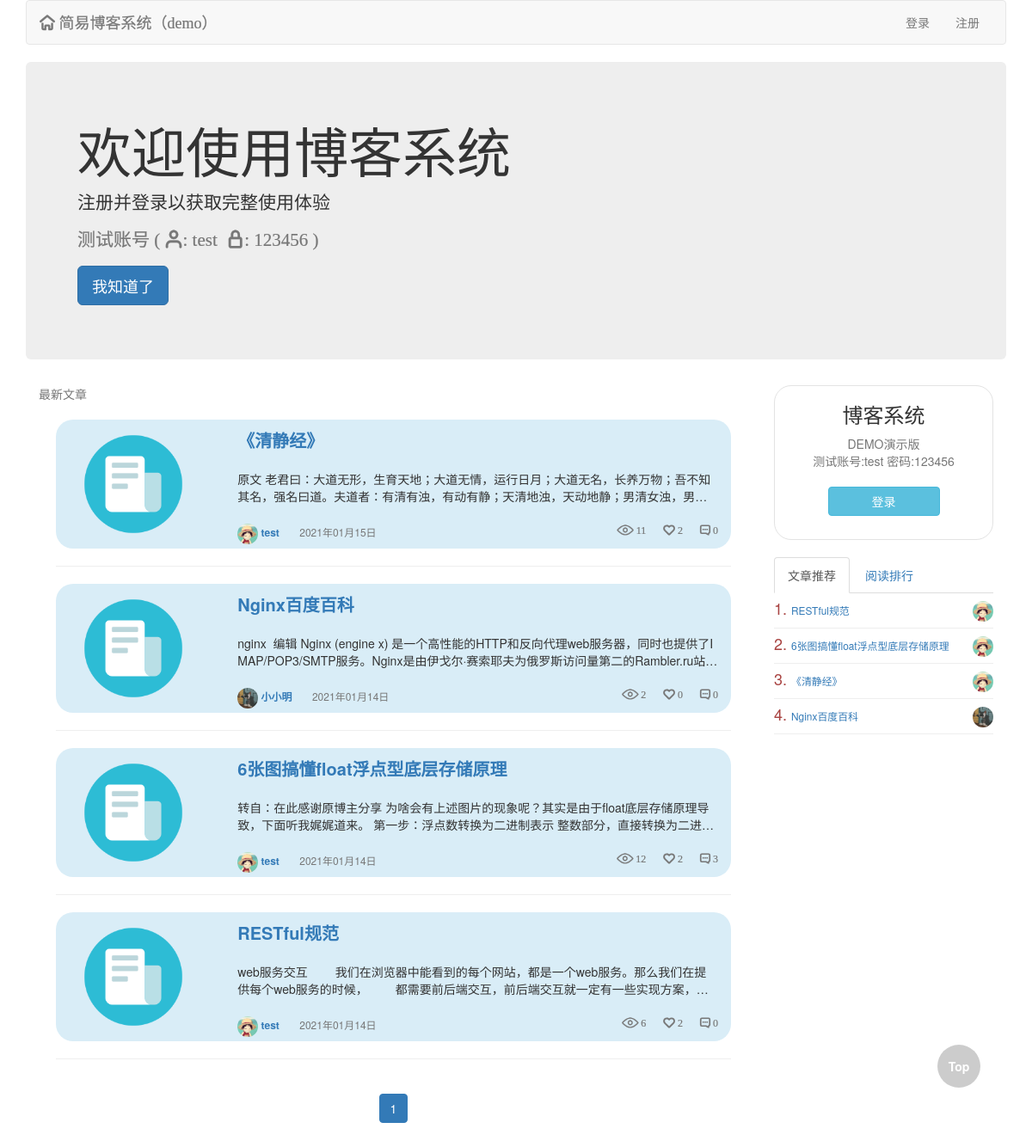
The app's page /, older data.
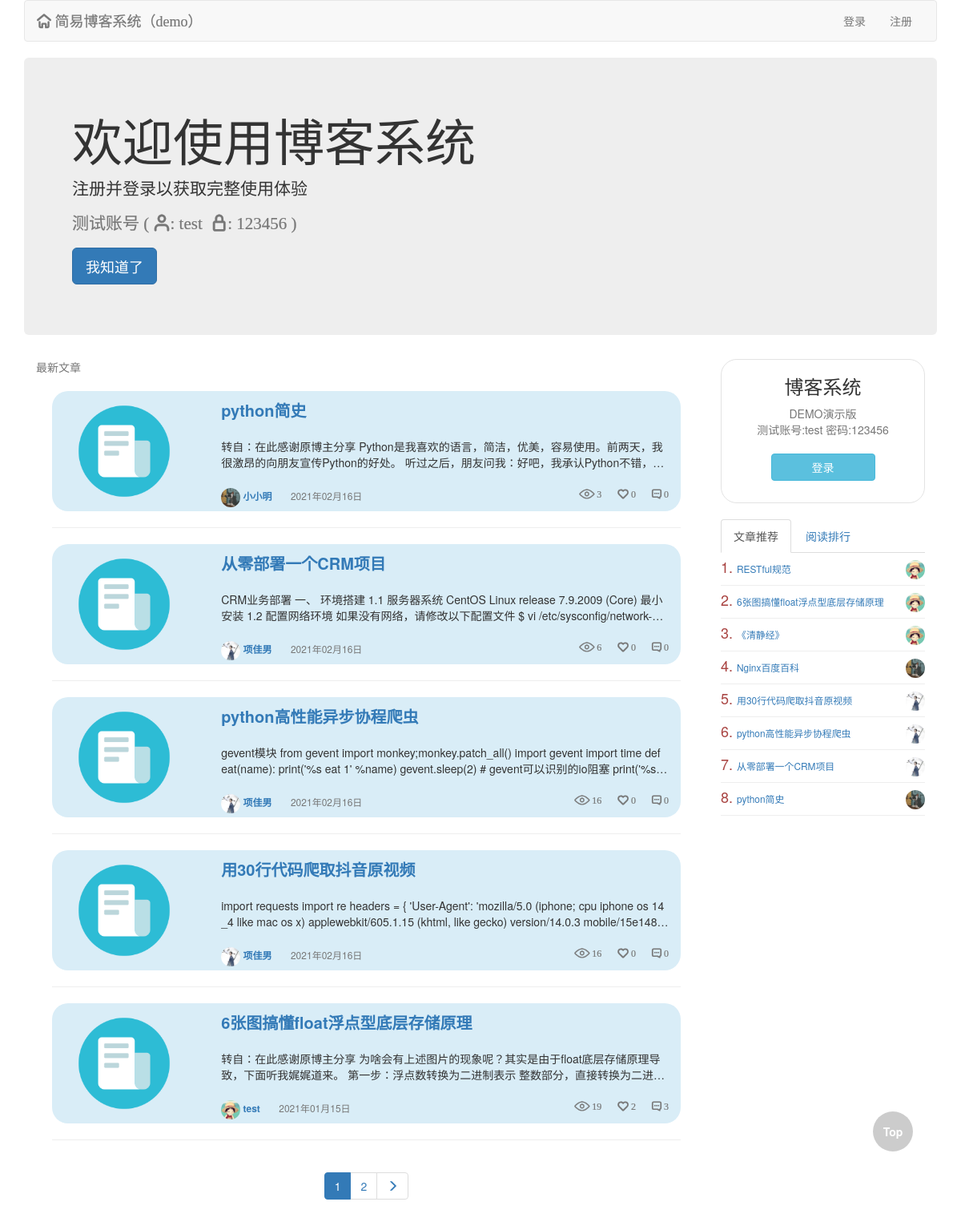
The same page, newer data.
### blog/models.py (models this page shows, shortened)
class Article(models.Model):
    title = models.CharField(max_length=64, verbose_name='文章标题')
    desc = models.CharField(max_length=256, verbose_name='文章描述信息')
    create_time = models.DateTimeField(auto_now_add=True, verbose_name='文章创建日期')
    content = models.TextField()
    view_count = models.IntegerField(default=0)
    like_count = models.IntegerField(default=0)
    dislike_count = models.IntegerField(default=0)
    comment_count = models.IntegerField(default=0)
    user = models.ForeignKey('UserInfo', on_delete=models.CASCADE)
    tag = models.ManyToManyField('Tag')

class UserInfo(AbstractUser):
    create_time = models.DateTimeField(auto_now_add=True, verbose_name='用户创建时间')
    avatar = models.FileField(upload_to='avatars/', default='avatars/default.png')
    blog_site = models.OneToOneField('BlogSite', null=True, on_delete=models.CASCADE)
    def __str__(self):
        return self.username

### blog/views.py (the view)
# urls.py: 2. Add a URL to urlpatterns:  path('', views.home, name='home')
def home(request):
    if not request.session.get('welcome'):
        request.session['welcome'] = 'first'
    else:
        request.session['welcome'] = 'again'
    article_list = Article.objects.all().order_by('-create_time')
    current_page, page_range, current_page_num = my_paginator(request, article_list, 5)
    form_login = UserFormLogin()
    form_reg = UserFormReg()
    return render(request, "home.html", locals())

### blog/templatetags/my_tags.py (called while the page is built)
@register.inclusion_tag('parts/side-right.html')
def get_side_right_style(request):
    article_list_hot = Article.objects.order_by('-like_count')[:10]
    article_list_view = Article.objects.order_by('-view_count')[:10]
    return {'article_list_hot': article_list_hot, 'article_list_view': article_list_view, 'request': request}

@register.inclusion_tag('parts/header.html')
def get_header_style(request):
    form_login = UserFormLogin()
    form_reg = UserFormReg()
    username = UserInfo.objects.filter(username=request.user.username).first()
    blog_site = BlogSite.objects.filter(userinfo=username).first()
    return {'form_login': form_login, 'form_reg': form_reg, 'request': request, 'blog_site': blog_site}

@register.inclusion_tag('parts/paginator.html')
def get_paginator_style(current_page, page_range, current_page_num):
    return {'current_page': current_page, 'page_range': page_range, 'current_page_num': current_page_num}

### templates/home.html (shortened to what this page needs)
{% extends "base0.html" %}
{% block body %}
    <div class="header">
        {% load my_tags %}
        {% get_header_style request %}
    </div>
    {% if request.session.welcome == 'first' %}
        <div class="jumbotron welcome">
            <h1>欢迎使用博客系统</h1>
            <p>注册并登录以获取完整使用体验</p>
            <p class="iconfont text-muted">测试账号 (&nbsp;&#xe62f;:&nbsp;test&nbsp;&nbsp;&#xe627;:&nbsp;123456&nbsp;)</p>
            <p><span id="welcome-btn" class="btn btn-primary btn-lg">我知道了</span></p>
        </div>
    {% endif %}
    <div class="col-md-9">
        <span class="text-muted">最新文章</span>
        <div class="article-list">
            {% for article in current_page %}
                <div class="article-item clearfix bg-info">
                    <div class="col-md-3">
                        <div class="view-img">
                            <a href="/{{ article.user.username }}/articles/{{ article.id }}">
                                <img src="/static/blog/image/blog.png" height="130">
                            </a>
                        </div>
                    </div>
                    <div class="col-md-9">
                        <div class="media-right view-title">
                            <p>
                                <a href="/{{ article.user.username }}/articles/{{ article.id }}">{{ article.title }}</a>
                            </p>
                            <span>
                            {{ article.desc }}
                        </span>
                        </div>
                        <div class="pull-left text-muted view-other">
                            <a href="/{{ article.user }}/">
                                <img src="/media/{{ article.user.avatar }}">
                                {{ article.user }}
                            </a>
                            <span class="">{{ article.create_time|date:'Y年m月d日' }}</span>
                            <span class="pull-right iconfont">&#xe630; {{ article.comment_count }}</span>
                            <span class="pull-right iconfont">&#xe626; {{ article.like_count }}</span>
                            <span class="pull-right iconfont">&#xe601; {{ article.view_count }}</span>
                        </div>
                    </div>
                </div>
                <hr>
            {% endfor %}
            {% load my_tags %}
            {% get_paginator_style current_page page_range current_page_num %}
        </div>
    </div>
    <div class="col-md-3">
        {% load my_tags %}
        {% get_side_right_style request %}
    </div>
{% endblock %}

### templates/parts/side-right.html (shortened to what this page needs)
{% if request.user.is_anonymous %}
    <div class="side-right-header">
        <span class="center-block text-center h3">博客系统</span>
        <span class="center-block text-center text-muted">DEMO演示版</span>
        <span class="center-block text-center text-muted">测试账号:test 密码:123456</span>
        <a href="#" data-toggle="modal" data-target=".login-modal" class="auth">
            <span class="btn btn-info center-block text-center btn-login">登录</span>
        </a>
    </div>
{% endif %}
<br>
<ul class="nav nav-tabs" role="tablist">
    <li role="presentation" class="active">
        <a href="#article_list_hot" aria-controls="home" role="tab" data-toggle="tab">文章推荐</a>
    </li>
    <li role="presentation">
        <a href="#article_list_view" aria-controls="profile" role="tab" data-toggle="tab">阅读排行</a>
    </li>
</ul>
<div class="tab-content">
    <div role="tabpanel" class="tab-pane active" id="article_list_hot">
        {% for article in article_list_hot %}
            <div class="article-item-right clearfix">
                <div class="view-title small">
                    <span class="text-danger h4">{{ forloop.counter }}. </span>
                    <a href="/{{ article.user.username }}/articles/{{ article.id }}" class="title">
                        {{ article.title }}
                    </a>
                    <a href="/{{ article.user }}/" class="avatar">
                        <img src="/media/{{ article.user.avatar }}">
                    </a>
                </div>
            </div>
        {% endfor %}
    </div>
</div>

Row changes from the older to the newer data that the page shows:
no longer on one of the page's lists (row edited): Article: title "RESTful规范", desc "web服务交互…", user "test", create_time "2021年01月14日", comment_count "0", like_count "2", view_count "6"
no longer on one of the page's lists (row edited): Article: title "《清静经》", user "test", create_time "2021年01月15日", comment_count "0", like_count "2", view_count "11"
no longer on one of the page's lists (row edited): Article: title "Nginx百度百科", desc "nginx 编辑 Nginx (engine…", user "小小明", create_time "2021年01月14日", comment_count "0", like_count "0", view_count "2"
added Article: title "python简史", desc "转自：在此感谢原博主分享…", user.avatar (picture), user "小小明", create_time "2021年02月16日", comment_count "0", like_count "0", view_count "3"
added Article: title "从零部署一个CRM项目", desc "CRM业务部署 一、 环境搭建 1.1 服务器系统 CentOS Linux release 7.9.2009 (Core) 最小安装 1.2 配置网络环境 如果没有网络，请修改以下配置文件 $…", user.avatar (picture), user "项佳男", create_time "2021年02月16日", comment_count "0", like_count "0", view_count "6"
added Article: title "python高性能异步协程爬虫", desc "gevent模块 from gevent import monkey;monkey.patch_all() import gevent import time def eat(name): print('%s eat 1' %name) gevent.sleep(2) # gevent可以识别的io阻塞…", user.avatar (picture), user "项佳男", create_time "2021年02月16日", comment_count "0", like_count "0", view_count "16"
added Article: title "用30行代码爬取抖音原视频", desc "import requests import re headers = { 'User-Agent': 'mozilla/5.0 (iphone; cpu iphone os 14_4 like mac os x) applewebkit/605.1.15 (khtml, like gecko) version/14.0.3…", user.avatar (picture), user "项佳男", create_time "2021年02月16日", comment_count "0", like_count "0", view_count "16"
changed Article "6张图搞懂float浮点型底层存储原理": create_time "2021年01月14日" → "2021年01月15日"; view_count "12" → "19"
Text that changed along with them:
new list line: "2"
